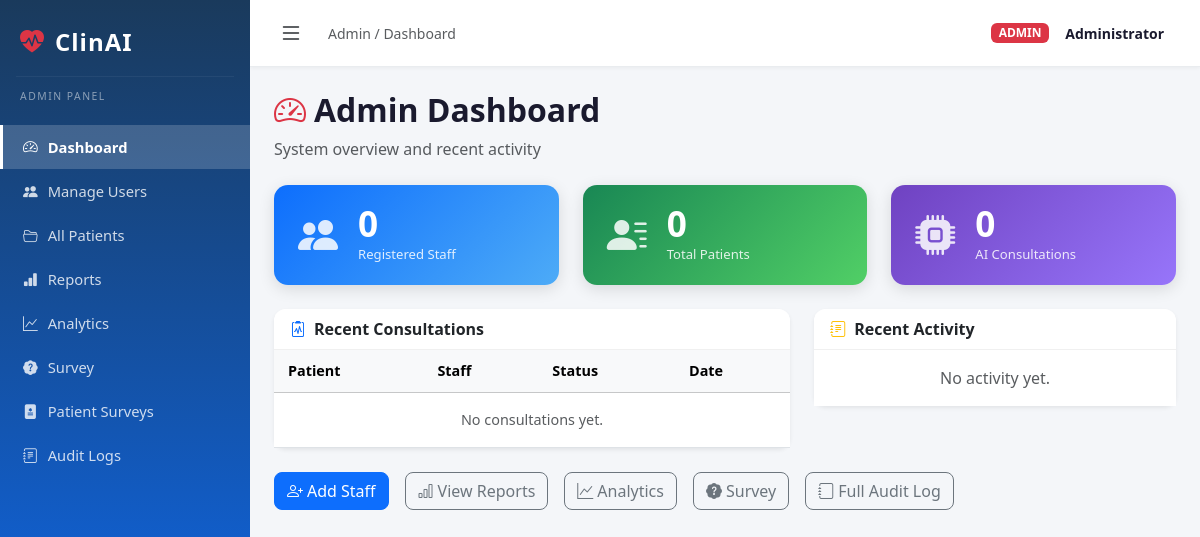
The app's page /admin/dashboard (signed in), older data.
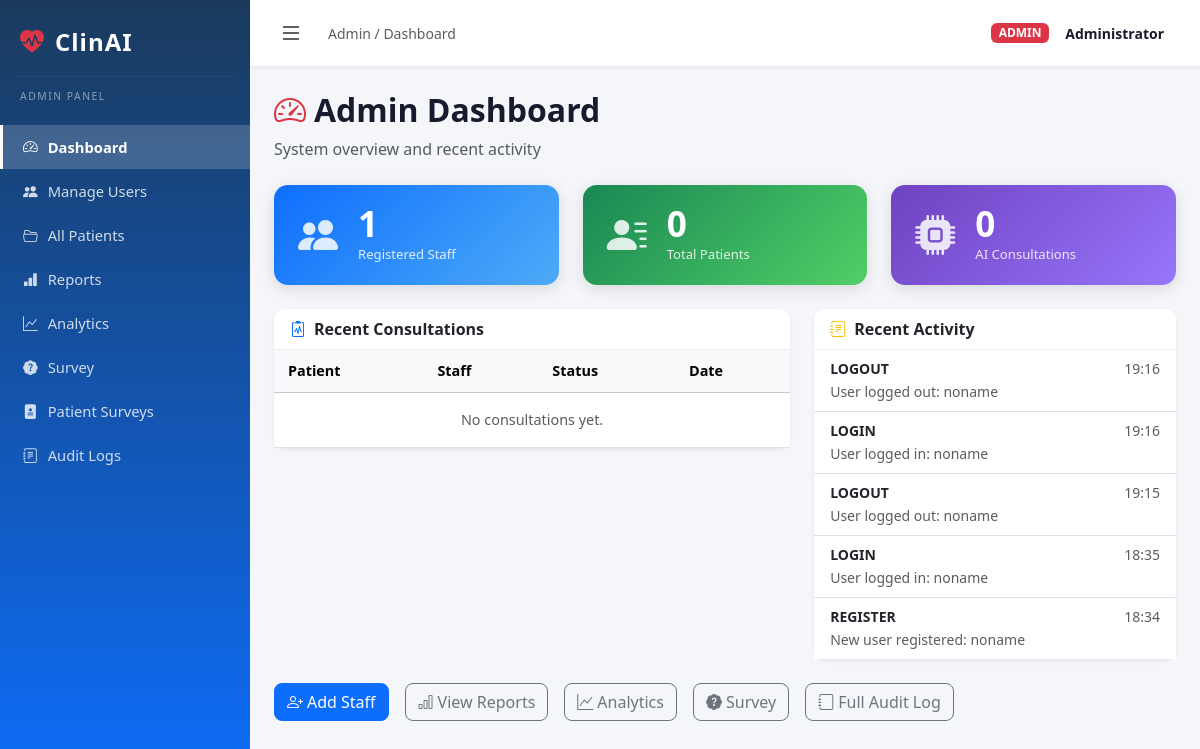
The same page, newer data.
### database/models.py (models this page shows)
class AuditLog(db.Model):
    __tablename__ = 'audit_logs'
    id = db.Column(db.Integer, primary_key=True)
    user_id = db.Column(db.Integer, db.ForeignKey('users.id'))
    action = db.Column(db.String(200))
    details = db.Column(db.Text)
    ip_address = db.Column(db.String(50))
    timestamp = db.Column(db.DateTime, default=datetime.utcnow)

### routes/admin.py (the view)
@admin_bp.route('/dashboard')
@admin_required
def dashboard():
    total_users = User.query.filter_by(role='user').count()
    total_patients = Patient.query.count()
    total_consultations = Consultation.query.count()
    recent_logs = AuditLog.query.order_by(AuditLog.timestamp.desc()).limit(10).all()
    recent_consultations = Consultation.query.order_by(Consultation.created_at.desc()).limit(5).all()
    return render_template('admin/dashboard.html',
                           total_users=total_users,
                           total_patients=total_patients,
                           total_consultations=total_consultations,
                           recent_logs=recent_logs,
                           recent_consultations=recent_consultations)

### app.py (called while the page is built)
def create_app():
    app = Flask(__name__)
    app.config.from_object(Config)
    db.init_app(app)
    login_manager = LoginManager()
    login_manager.init_app(app)
    login_manager.login_view = 'auth.login'
    login_manager.login_message = 'Please log in to access this page.'
    login_manager.login_message_category = 'warning'
    @login_manager.user_loader
    def load_user(user_id):
        return User.query.get(int(user_id))
    import json as _json
    @app.template_filter('from_json')
    def from_json(value):
        try:
            return _json.loads(value)
        except Exception:
            return {}
    app.register_blueprint(auth_bp)
    app.register_blueprint(admin_bp)
    app.register_blueprint(user_bp)
    with app.app_context():
        db.create_all()
        _seed_admin()
    return app

### database/models.py (called while the page is built)
    def is_admin(self):
        return self.role == 'admin'

### routes/admin.py (called while the page is built)
def admin_required(f):
    @wraps(f)
    def decorated_function(*args, **kwargs):
        if not current_user.is_authenticated or not current_user.is_admin():
            flash('Access denied. Admin privileges required.', 'danger')
            return redirect(url_for('auth.login'))
        return f(*args, **kwargs)
    return decorated_function

### templates/admin/dashboard.html (shortened to what this page needs)
{% extends "base.html" %}
{% block breadcrumb %}Admin / Dashboard{% endblock %}
{% block page_content %}
<div class="page-header">
  <h2 class="fw-bold"><i class="bi bi-speedometer2 me-2 text-danger"></i>Admin Dashboard</h2>
  <p class="text-muted">System overview and recent activity</p>
</div>
<div class="row g-4 mb-4">
  <div class="col-md-4">
    <div class="stat-card stat-blue">
      <div class="stat-icon"><i class="bi bi-people-fill"></i></div>
      <div>
        <div class="stat-number">{{ total_users }}</div>
        <div class="stat-label">Registered Staff</div>
      </div>
    </div>
  </div>
  <div class="col-md-4">
    <div class="stat-card stat-green">
      <div class="stat-icon"><i class="bi bi-person-lines-fill"></i></div>
      <div>
        <div class="stat-number">{{ total_patients }}</div>
        <div class="stat-label">Total Patients</div>
      </div>
    </div>
  </div>
  <div class="col-md-4">
    <div class="stat-card stat-purple">
      <div class="stat-icon"><i class="bi bi-cpu-fill"></i></div>
      <div>
        <div class="stat-number">{{ total_consultations }}</div>
        <div class="stat-label">AI Consultations</div>
      </div>
    </div>
  </div>
</div>
<div class="row g-4">
  <div class="col-lg-7">
    <div class="card border-0 shadow-sm">
      <div class="card-header bg-white fw-bold"><i class="bi bi-clipboard2-pulse me-2 text-primary"></i>Recent Consultations</div>
      <div class="card-body p-0">
        <table class="table table-hover mb-0">
          <thead class="table-light"><tr><th>Patient</th><th>Staff</th><th>Status</th><th>Date</th></tr></thead>
          <tbody>
            {% for c in recent_consultations %}
            <tr>
              <td>{{ c.patient.full_name }}</td>
              <td>{{ c.doctor.full_name or c.doctor.username }}</td>
              <td>
                <span class="badge {% if c.status == 'reviewed' %}bg-success{% elif c.status == 'closed' %}bg-secondary{% else %}bg-warning text-dark{% endif %}">
                  {{ c.status|capitalize }}
                </span>
              </td>
              <td><small>{{ c.created_at.strftime('%b %d, %Y') }}</small></td>
            </tr>
            {% else %}
            <tr><td colspan="4" class="text-center text-muted py-3">No consultations yet.</td></tr>
            {% endfor %}
          </tbody>
        </table>
      </div>
    </div>
  </div>
  <div class="col-lg-5">
    <div class="card border-0 shadow-sm">
      <div class="card-header bg-white fw-bold"><i class="bi bi-journal-text me-2 text-warning"></i>Recent Activity</div>
      <div class="card-body p-0">
        <ul class="list-group list-group-flush">
          {% for log in recent_logs %}
          <li class="list-group-item px-3 py-2">
            <div class="d-flex justify-content-between">
              <small class="fw-semibold">{{ log.action }}</small>
              <small class="text-muted">{{ log.timestamp.strftime('%H:%M') }}</small>
            </div>
            <small class="text-muted">{{ log.details[:60] }}{% if log.details|length > 60 %}…{% endif %}</small>
          </li>
          {% else %}
          <li class="list-group-item text-center text-muted py-3">No activity yet.</li>
          {% endfor %}
        </ul>
      </div>
    </div>
  </div>
</div>
<div class="row g-3 mt-2">
  <div class="col-auto"><a href="{{ url_for('admin.add_user') }}" class="btn btn-primary"><i class="bi bi-person-plus me-1"></i>Add Staff</a></div>
  <div class="col-auto"><a href="{{ url_for('admin.reports') }}" class="btn btn-outline-secondary"><i class="bi bi-bar-chart me-1"></i>View Reports</a></div>
  <div class="col-auto"><a href="{{ url_for('admin.analytics') }}" class="btn btn-outline-secondary"><i class="bi bi-graph-up me-1"></i>Analytics</a></div>
  <div class="col-auto"><a href="{{ url_for('admin.survey') }}" class="btn btn-outline-secondary"><i class="bi bi-patch-question-fill me-1"></i>Survey</a></div>
  <div class="col-auto"><a href="{{ url_for('admin.audit') }}" class="btn btn-outline-secondary"><i class="bi bi-journal me-1"></i>Full Audit Log</a></div>
</div>
{% endblock %}

### templates/base.html (shortened to what this page needs)
<!DOCTYPE html>
<html lang="en">
<head>
  <link href="https://cdn.jsdelivr.net/npm/bootstrap@5.3.3/dist/css/bootstrap.min.css" rel="stylesheet" />
  <link href="https://cdn.jsdelivr.net/npm/bootstrap-icons@1.11.3/font/bootstrap-icons.min.css" rel="stylesheet" />
  <link rel="stylesheet" href="{{ url_for('static', filename='css/style.css') }}" />
</head>
<body>
  {% set is_admin_page = request.blueprint == 'admin' %}
  {% macro render_page_content() %}
    <div class="container-fluid px-4 pb-5">
      {% block page_content %}{% endblock %}
    </div>
  {% endmacro %}
  {% if is_admin_page or current_user.is_authenticated %}
  <div class="d-flex" id="wrapper">
    <nav id="sidebar" class="sidebar">
      <div class="sidebar-brand">
        <i class="bi bi-heart-pulse-fill text-danger"></i>
        <span>ClinAI</span>
      </div>
      <hr class="sidebar-divider" />
      {% if is_admin_page %}
      <p class="sidebar-label">Admin Panel</p>
      <ul class="sidebar-nav">
        <li><a href="{{ url_for('admin.dashboard') }}" class="{{ 'active' if (request.endpoint or '') == 'admin.dashboard' }}"><i class="bi bi-speedometer2"></i> Dashboard</a></li>
        <li><a href="{{ url_for('admin.users') }}" class="{{ 'active' if 'admin.users' in (request.endpoint or '') }}"><i class="bi bi-people-fill"></i> Manage Users</a></li>
        <li><a href="{{ url_for('admin.patients') }}" class="{{ 'active' if (request.endpoint or '') == 'admin.patients' }}"><i class="bi bi-folder2-open"></i> All Patients</a></li>
        <li><a href="{{ url_for('admin.reports') }}" class="{{ 'active' if (request.endpoint or '') == 'admin.reports' }}"><i class="bi bi-bar-chart-fill"></i> Reports</a></li>
        <li><a href="{{ url_for('admin.analytics') }}" class="{{ 'active' if (request.endpoint or '') == 'admin.analytics' }}"><i class="bi bi-graph-up"></i> Analytics</a></li>
        <li><a href="{{ url_for('admin.survey') }}" class="{{ 'active' if (request.endpoint or '') == 'admin.survey' }}"><i class="bi bi-patch-question-fill"></i> Survey</a></li>
        <li><a href="{{ url_for('admin.patient_surveys') }}" class="{{ 'active' if (request.endpoint or '') == 'admin.patient_surveys' }}"><i class="bi bi-file-medical-fill"></i> Patient Surveys</a></li>
        <li><a href="{{ url_for('admin.audit') }}" class="{{ 'active' if (request.endpoint or '') == 'admin.audit' }}"><i class="bi bi-journal-text"></i> Audit Logs</a></li>
      </ul>
      {% endif %}
    </nav>
    <div id="page-content-wrapper">
      <nav class="navbar navbar-expand-lg top-navbar">
        <button class="btn btn-sm" id="sidebarToggle"><i class="bi bi-list fs-4"></i></button>
        <span class="ms-3 text-muted small">{% block breadcrumb %}{% endblock %}</span>
        <div class="ms-auto d-flex align-items-center gap-3 me-3">
          <span class="badge {% if is_admin_page %}bg-danger{% elif current_user.is_admin() %}bg-danger{% else %}bg-primary{% endif %}">
            {% if is_admin_page %}ADMIN{% else %}{{ current_user.role|upper }}{% endif %}
          </span>
          <strong class="small">{% if is_admin_page %}Administrator{% else %}{{ current_user.full_name or current_user.username }}{% endif %}</strong>
        </div>
      </nav>
      <div class="container-fluid px-4 pt-3">
      </div>
      {{ render_page_content() }}
    </div>
  </div>
  {% endif %}
</body>
</html>

### static/css/style.css (style rules this page uses)
* { box-sizing: border-box; }
body { font-family: 'Segoe UI', sans-serif; background: #f4f6f9; color: #1a1a2e; }
#wrapper { display: flex; min-height: 100vh; }
#sidebar { width: 250px; min-height: 100vh; background: linear-gradient(180deg, #1a3a5c 0%, #0d6efd 100%); color: #fff; display: flex; flex-direction: column; flex-shrink: 0; transition: width 0.25s ease; position: fixed; top: 0; left: 0; z-index: 1000; overflow-y: auto; }
.sidebar-brand { font-size: 1.5rem; font-weight: 800; padding: 24px 20px 16px; display: flex; align-items: center; gap: 10px; letter-spacing: 1px; }
.sidebar-divider { border-color: rgba(255,255,255,0.2); margin: 0 16px; }
.sidebar-label { font-size: 0.65rem; text-transform: uppercase; letter-spacing: 1.5px; color: rgba(255,255,255,0.5); padding: 12px 20px 4px; }
.sidebar-nav { list-style: none; padding: 0; margin: 0; }
.sidebar-nav li a { display: flex; align-items: center; gap: 10px; padding: 11px 20px; color: rgba(255,255,255,0.8); text-decoration: none; font-size: 0.92rem; transition: background 0.2s, color 0.2s; border-left: 3px solid transparent; }
.sidebar-nav li a.active { background: rgba(255,255,255,0.18); color: #fff; font-weight: 600; border-left-color: #fff; }
#page-content-wrapper { flex: 1; margin-left: 250px; transition: margin-left 0.25s ease; min-height: 100vh; }
.top-navbar { background: #fff; border-bottom: 1px solid #e9ecef; padding: 10px 20px; position: sticky; top: 0; z-index: 900; box-shadow: 0 1px 4px rgba(0,0,0,0.05); }
.stat-card { display: flex; align-items: center; gap: 20px; padding: 20px 24px; border-radius: 14px; color: #fff; box-shadow: 0 4px 16px rgba(0,0,0,0.12); }
.stat-icon { font-size: 2.5rem; opacity: 0.85; }
.stat-number { font-size: 2.2rem; font-weight: 800; line-height: 1; }
.stat-label { font-size: 0.82rem; opacity: 0.85; margin-top: 4px; }
.stat-blue { background: linear-gradient(135deg, #0d6efd, #4dabf7); }
.stat-green { background: linear-gradient(135deg, #198754, #51cf66); }
.stat-purple { background: linear-gradient(135deg, #6f42c1, #9775fa); }
.page-header { margin-bottom: 24px; padding-top: 8px; }
.card { border-radius: 12px !important; }
.card-header { border-bottom: 1px solid #f0f0f0; border-radius: 12px 12px 0 0 !important; }
.table { font-size: 0.9rem; }
.table td, .table th { vertical-align: middle; padding: 10px 14px; }
.btn { border-radius: 8px; font-weight: 500; }

Row changes from the older to the newer data that the page shows:
added AuditLog: action "LOGOUT", timestamp "19:16", details "User logged out: noname"
added AuditLog: action "LOGIN", timestamp "19:16", details "User logged in: noname"
added AuditLog: action "LOGOUT", timestamp "19:15", details "User logged out: noname"
added AuditLog: action "LOGIN", timestamp "18:35", details "User logged in: noname"
added AuditLog: action "REGISTER", timestamp "18:34", details "New user registered: noname"
Text that changed along with them:
{{ total_users }}: "0" → "1"
text no longer shown: "No activity yet."
